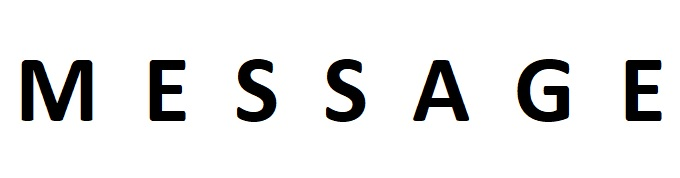
#> input picture VCS-BW/image1.jpg, 680 x 178 px
$ python VCS-BW.py
#> lines starting #> are read from the running program, lines starting #| are printed output that depends on the picture; after the words box and inside, x2 and y2 are one past the last pixel; in counts of white or black regions, pixels touching at a corner belong together
import os
import numpy as np
import cv2


#shares for 2 out of 2 visual secret sharing problem scheme
shares = [[[[1,1],[0,0]], [[0,0],[1,1]]],  [[[1,0],[1,0]], [[0,1],[0,1]]],  [[[1,0],[0,1]], [[0,1],[1,0]]]]


# Load a color image in grayscale
img = cv2.imread('image1.jpg',cv2.IMREAD_GRAYSCALE)
#> img: shape (178, 680); min 0, max 255, mean 230.9

#converting to binary by setting a threshold
(thresh, imbw) = cv2.threshold(img, 128, 255, cv2.THRESH_BINARY | cv2.THRESH_OTSU)
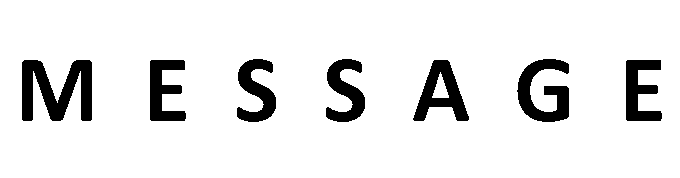
#> imbw: shape (178, 680); 90.6% white; 7 black regions, largest, box (x1, y1, x2, y2) and area: (22, 60, 92, 121) 2592, (517, 59, 569, 122) 1766, (413, 60, 469, 121) 1594
#> thresh = 129
new_rows = 2*len(imbw)
#> new_rows = 356
new_cols = 2*len(imbw[0])
#> new_cols = 1360

transparency1 = np.zeros((new_rows, new_cols))
transparency2 = np.zeros((new_rows, new_cols))


#Conversion to 2 transparencies
k = 0
l = 0
for i in range(len(imbw)):
    l = 0
    for j in range(len(imbw[0])):
        randInt1 = int.from_bytes(os.urandom(1), byteorder="big")%3
        randInt2 = int.from_bytes(os.urandom(1), byteorder="big")%2
        if imbw[i][j] == 255:
            transparency1[k][l] = shares[randInt1][randInt2][0][0]
            transparency1[k][l+1] = shares[randInt1][randInt2][0][1]
            transparency1[k+1][l] = shares[randInt1][randInt2][1][0]
            transparency1[k+1][l+1] = shares[randInt1][randInt2][1][1]

            transparency2[k][l] = shares[randInt1][randInt2][0][0]
            transparency2[k][l+1] = shares[randInt1][randInt2][0][1]
            transparency2[k+1][l] = shares[randInt1][randInt2][1][0]
            transparency2[k+1][l+1] = shares[randInt1][randInt2][1][1]

        elif imbw[i][j] == 0:
            transparency1[k][l] = shares[randInt1][1^randInt2][0][0]
            transparency1[k][l+1] = shares[randInt1][1^randInt2][0][1]
            transparency1[k+1][l] = shares[randInt1][1^randInt2][1][0]
            transparency1[k+1][l+1] = shares[randInt1][1^randInt2][1][1]

            transparency2[k][l] = shares[randInt1][randInt2][0][0]
            transparency2[k][l+1] = shares[randInt1][randInt2][0][1]
            transparency2[k+1][l] = shares[randInt1][randInt2][1][0]
            transparency2[k+1][l+1] = shares[randInt1][randInt2][1][1]

        l = l + 2
    k = k + 2
#> this loop made 178 passes
#> k on passes 1 to 3: 2, 4, 6
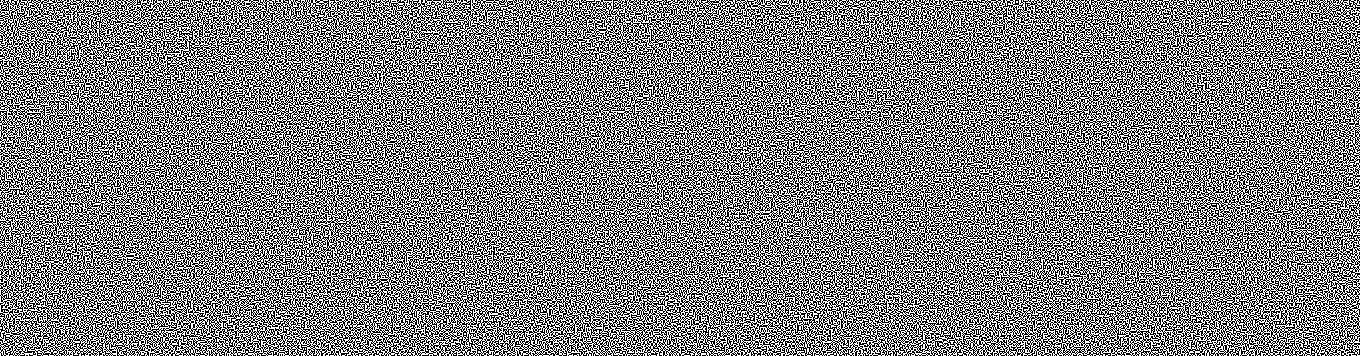
#> transparency1: shape (356, 1360) float64; values 0 (black) and 1 (white), 50% white in thin lines or dots
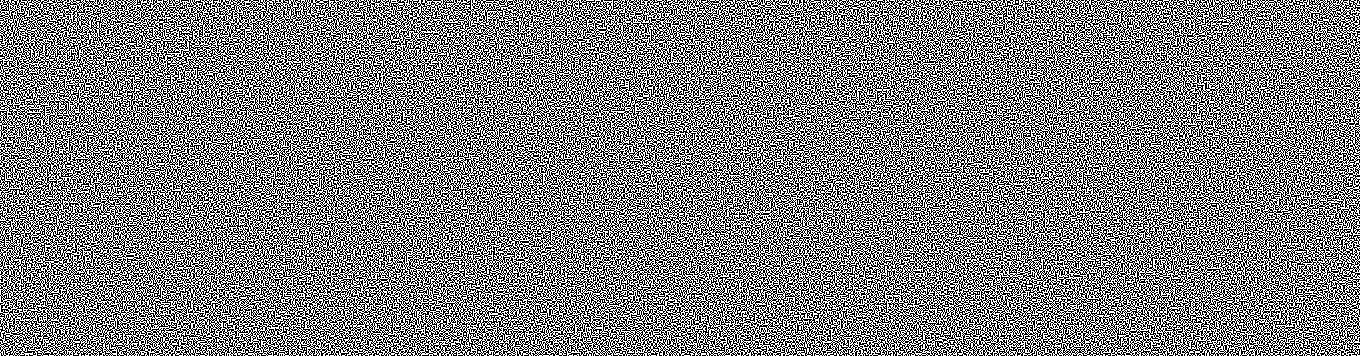
#> transparency2: shape (356, 1360) float64; values 0 (black) and 1 (white), 50% white in thin lines or dots
#> after the loop, k = 356


decrypted_image =  np.zeros((new_rows, new_cols))

t1 = transparency1.astype(np.int8)
t2 = transparency2.astype(np.int8)

#decrypting image by taking and of 2 transparencies which is equivalent to aligning to transparencies and viewing with human eyes
for i in range(new_rows):
    for j in range(new_cols):
        decrypted_image[i][j] = (t1[i][j]) & (t2[i][j])
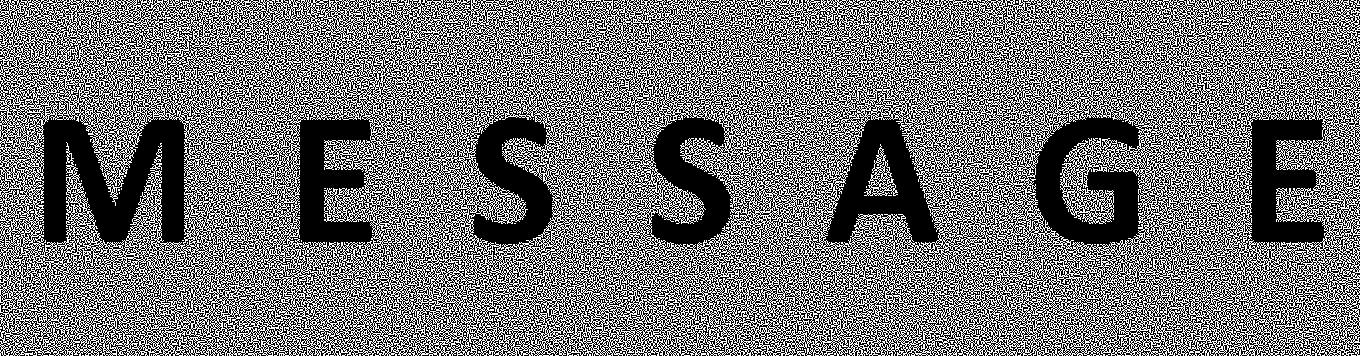
#> decrypted_image: shape (356, 1360) float64; values 0 (black) and 1 (white), 45.3% white in thin lines or dots


cv2.imshow('image',imbw)
cv2.imshow('transparency1',transparency1)
cv2.imshow('transparency2',transparency2)
cv2.imshow('decrypted', decrypted_image)
cv2.waitKey(0)
cv2.destroyAllWindows()
